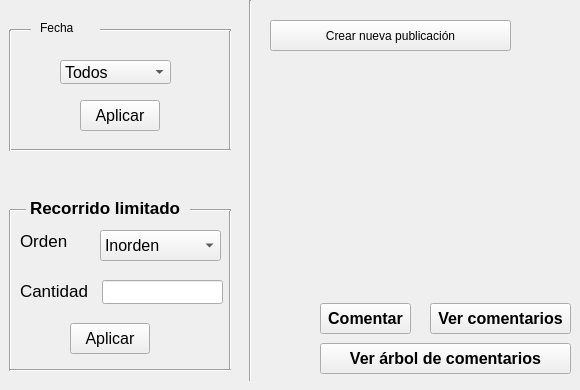
   <widget class="QWidget" name="publi">
    <attribute name="title">
     <string>Publicaciones</string>
    </attribute>
    <widget class="QLabel" name="label_14">
     <property name="geometry">
      <rect>
       <x>40</x>
       <y>20</y>
       <width>49</width>
       <height>16</height>
      </rect>
     </property>
     <property name="text">
      <string>Fecha</string>
     </property>
    </widget>
    <widget class="Line" name="line">
     <property name="geometry">
      <rect>
       <x>240</x>
       <y>0</y>
       <width>21</width>
       <height>381</height>
      </rect>
     </property>
     <property name="styleSheet">
      <string notr="true">color: rgb(0, 0, 0);</string>
     </property>
     <property name="orientation">
      <enum>Qt::Orientation::Vertical</enum>
     </property>
    </widget>
    <widget class="QComboBox" name="comboBox_2">
     <property name="geometry">
      <rect>
       <x>60</x>
       <y>60</y>
       <width>111</width>
       <height>24</height>
      </rect>
     </property>
     <property name="font">
      <font>
       <pointsize>12</pointsize>
       <bold>false</bold>
      </font>
     </property>
     <item>
      <property name="text">
       <string>Todos</string>
      </property>
     </item>
    </widget>
    <widget class="QPushButton" name="pushButton">
     <property name="geometry">
      <rect>
       <x>80</x>
       <y>100</y>
       <width>80</width>
       <height>31</height>
      </rect>
     </property>
     <property name="font">
      <font>
       <pointsize>12</pointsize>
       <bold>false</bold>
      </font>
     </property>
     <property name="text">
      <string>Aplicar</string>
     </property>
    </widget>
    <widget class="Line" name="line_2">
     <property name="geometry">
      <rect>
       <x>220</x>
       <y>30</y>
       <width>21</width>
       <height>121</height>
      </rect>
     </property>
     <property name="styleSheet">
      <string notr="true">color: rgb(0, 0, 0);</string>
     </property>
     <property name="orientation">
      <enum>Qt::Orientation::Vertical</enum>
     </property>
    </widget>
    <widget class="Line" name="line_3">
     <property name="geometry">
      <rect>
       <x>10</x>
       <y>140</y>
       <width>221</width>
       <height>20</height>
      </rect>
     </property>
     <property name="styleSheet">
      <string notr="true">color: rgb(0, 0, 0);</string>
     </property>
     <property name="orientation">
      <enum>Qt::Orientation::Horizontal</enum>
     </property>
    </widget>
    <widget class="Line" name="line_4">
     <property name="geometry">
      <rect>
       <x>100</x>
       <y>20</y>
       <width>131</width>
       <height>20</height>
      </rect>
     </property>
     <property name="styleSheet">
      <string notr="true">color: rgb(0, 0, 0);</string>
     </property>
     <property name="orientation">
      <enum>Qt::Orientation::Horizontal</enum>
     </property>
    </widget>
    <widget class="Line" name="line_5">
     <property name="geometry">
      <rect>
       <x>10</x>
       <y>20</y>
       <width>21</width>
       <height>20</height>
      </rect>
     </property>
     <property name="styleSheet">
      <string notr="true">color: rgb(0, 0, 0);</string>
     </property>
     <property name="orientation">
      <enum>Qt::Orientation::Horizontal</enum>
     </property>
    </widget>
    <widget class="Line" name="line_6">
     <property name="geometry">
      <rect>
       <x>0</x>
       <y>30</y>
       <width>21</width>
       <height>121</height>
      </rect>
     </property>
     <property name="styleSheet">
      <string notr="true">color: rgb(0, 0, 0);</string>
     </property>
     <property name="orientation">
      <enum>Qt::Orientation::Vertical</enum>
     </property>
    </widget>
    <widget class="QLabel" name="label_15">
     <property name="geometry">
      <rect>
       <x>30</x>
       <y>200</y>
       <width>151</width>
       <height>16</height>
      </rect>
     </property>
     <property name="font">
      <font>
       <pointsize>13</pointsize>
       <bold>true</bold>
      </font>
     </property>
     <property name="text">
      <string>Recorrido limitado</string>
     </property>
    </widget>
    <widget class="QLabel" name="label_16">
     <property name="geometry">
      <rect>
       <x>20</x>
       <y>230</y>
       <width>61</width>
       <height>21</height>
      </rect>
     </property>
     <property name="font">
      <font>
       <pointsize>13</pointsize>
       <bold>false</bold>
      </font>
     </property>
     <property name="text">
      <string>Orden</string>
     </property>
    </widget>
    <widget class="QComboBox" name="comboBox_3">
     <property name="geometry">
      <rect>
       <x>100</x>
       <y>230</y>
       <width>121</width>
       <height>31</height>
      </rect>
     </property>
     <property name="font">
      <font>
       <pointsize>12</pointsize>
       <bold>false</bold>
      </font>
     </property>
     <item>
      <property name="text">
       <string>Inorden</string>
      </property>
     </item>
     <item>
      <property name="text">
       <string>Preorden</string>
      </property>
     </item>
     <item>
      <property name="text">
       <string>Postoden</string>
      </property>
     </item>
    </widget>
    <widget class="QLabel" name="label_17">
     <property name="geometry">
      <rect>
       <x>20</x>
       <y>280</y>
       <width>81</width>
       <height>21</height>
      </rect>
     </property>
     <property name="font">
      <font>
       <pointsize>13</pointsize>
       <bold>false</bold>
      </font>
     </property>
     <property name="text">
      <string>Cantidad</string>
     </property>
    </widget>
    <widget class="QLineEdit" name="lineEdit">
     <property name="geometry">
      <rect>
       <x>102</x>
       <y>280</y>
       <width>121</width>
       <height>24</height>
      </rect>
     </property>
     <property name="font">
      <font>
       <pointsize>13</pointsize>
       <bold>false</bold>
      </font>
     </property>
    </widget>
    <widget class="QPushButton" name="pushButton_2">
     <property name="geometry">
      <rect>
       <x>70</x>
       <y>323</y>
       <width>80</width>
       <height>31</height>
      </rect>
     </property>
     <property name="font">
      <font>
       <pointsize>12</pointsize>
       <bold>false</bold>
      </font>
     </property>
     <property name="text">
      <string>Aplicar</string>
     </property>
    </widget>
    <widget class="Line" name="line_7">
     <property name="geometry">
      <rect>
       <x>220</x>
       <y>210</y>
       <width>21</width>
       <height>161</height>
      </rect>
     </property>
     <property name="styleSheet">
      <string notr="true">color: rgb(0, 0, 0);</string>
     </property>
     <property name="orientation">
      <enum>Qt::Orientation::Vertical</enum>
     </property>
    </widget>
    <widget class="Line" name="line_8">
     <property name="geometry">
      <rect>
       <x>0</x>
       <y>210</y>
       <width>21</width>
       <height>161</height>
      </rect>
     </property>
     <property name="styleSheet">
      <string notr="true">color: rgb(0, 0, 0);</string>
     </property>
     <property name="orientation">
      <enum>Qt::Orientation::Vertical</enum>
     </property>
    </widget>
    <widget class="Line" name="line_9">
     <property name="geometry">
      <rect>
       <x>10</x>
       <y>360</y>
       <width>221</width>
       <height>20</height>
      </rect>
     </property>
     <property name="styleSheet">
      <string notr="true">color: rgb(0, 0, 0);</string>
     </property>
     <property name="orientation">
      <enum>Qt::Orientation::Horizontal</enum>
     </property>
    </widget>
    <widget class="Line" name="line_10">
     <property name="geometry">
      <rect>
       <x>190</x>
       <y>200</y>
       <width>41</width>
       <height>20</height>
      </rect>
     </property>
     <property name="styleSheet">
      <string notr="true">color: rgb(0, 0, 0);</string>
     </property>
     <property name="orientation">
      <enum>Qt::Orientation::Horizontal</enum>
     </property>
    </widget>
    <widget class="Line" name="line_11">
     <property name="geometry">
      <rect>
       <x>10</x>
       <y>200</y>
       <width>16</width>
       <height>20</height>
      </rect>
     </property>
     <property name="styleSheet">
      <string notr="true">color: rgb(0, 0, 0);</string>
     </property>
     <property name="orientation">
      <enum>Qt::Orientation::Horizontal</enum>
     </property>
    </widget>
    <widget class="QPushButton" name="pushButton_3">
     <property name="geometry">
      <rect>
       <x>270</x>
       <y>20</y>
       <width>241</width>
       <height>31</height>
      </rect>
     </property>
     <property name="text">
      <string>Crear nueva publicación</string>
     </property>
    </widget>
    <widget class="QPushButton" name="pushButton_4">
     <property name="geometry">
      <rect>
       <x>320</x>
       <y>303</y>
       <width>91</width>
       <height>31</height>
      </rect>
     </property>
     <property name="font">
      <font>
       <pointsize>12</pointsize>
       <bold>true</bold>
      </font>
     </property>
     <property name="text">
      <string>Comentar</string>
     </property>
    </widget>
    <widget class="QPushButton" name="pushButton_5">
     <property name="geometry">
      <rect>
       <x>430</x>
       <y>303</y>
       <width>141</width>
       <height>31</height>
      </rect>
     </property>
     <property name="font">
      <font>
       <pointsize>12</pointsize>
       <bold>true</bold>
      </font>
     </property>
     <property name="text">
      <string>Ver comentarios</string>
     </property>
    </widget>
    <widget class="QPushButton" name="pushButton_6">
     <property name="geometry">
      <rect>
       <x>320</x>
       <y>343</y>
       <width>251</width>
       <height>31</height>
      </rect>
     </property>
     <property name="font">
      <font>
       <pointsize>12</pointsize>
       <bold>true</bold>
      </font>
     </property>
     <property name="text">
      <string>Ver árbol de comentarios</string>
     </property>
    </widget>
   </widget>
